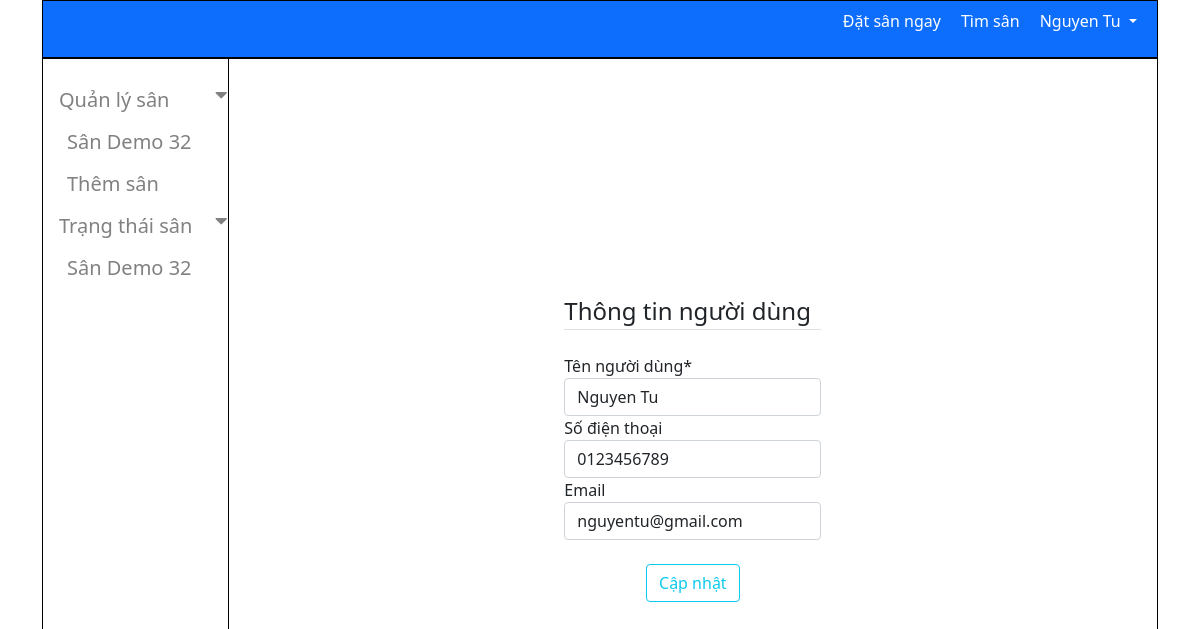
The app's page /trang-ca-nhan/1 (signed in), older data.
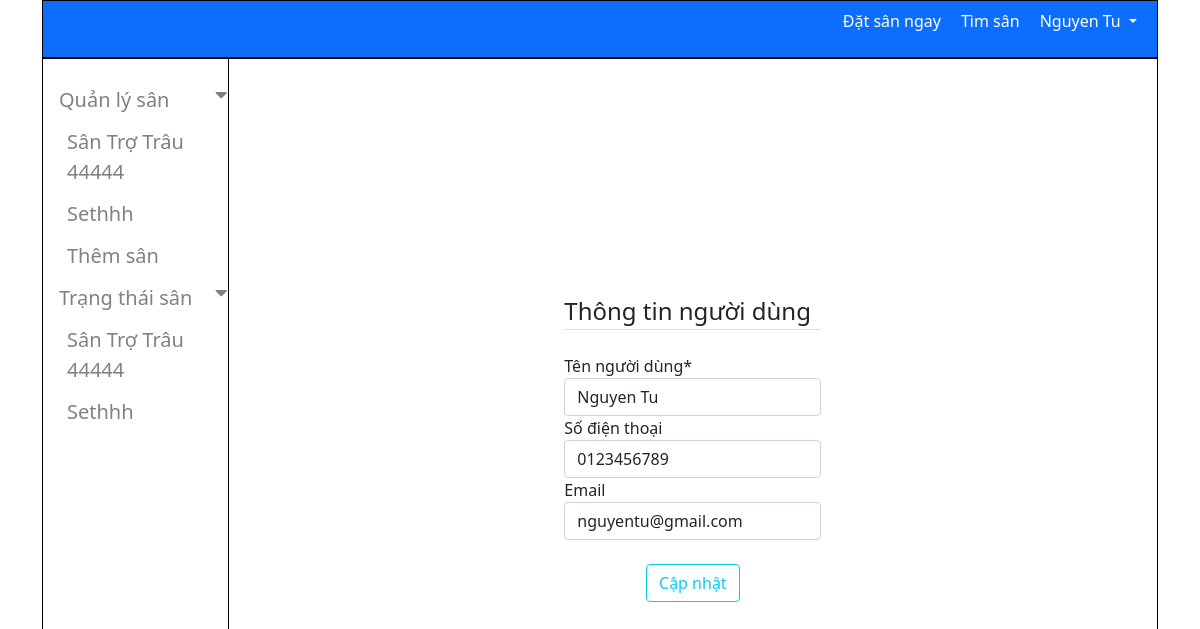
The same page, newer data.
### book_stadium/models.py (models this page shows, shortened)
class Stadium(models.Model):
    name = models.CharField(max_length=100)
    address = models.CharField(max_length=100, blank=True)
    owner = models.ForeignKey(User, null=True, on_delete=models.SET_NULL)
    field_count = models.PositiveSmallIntegerField()
    image = models.ImageField(upload_to="book_stadium", default=None, null=True, blank=True)
    time_frames = models.ManyToManyField(
        'TimeFrame', through='StadiumTimeFrame')

### book_stadium/views.py (the view, shortened to what this page needs)
# urls.py: path('trang-ca-nhan/<int:id>', views.UserProfile.as_view(), name='user_profile'),
class UserProfile(View):
    form_class = UserProfileForm
    def get(self, request, id):
        user = User.objects.get(id=id)
        fields_by_owner = Stadium.objects.filter(owner=request.user)
        form = self.form_class(instance=user)
        context = {
            'form': form,
            'fields':fields_by_owner,
        }
        return render(request, 'book_stadium/userProfile.html', context)

### book_stadium/forms.py
class UserProfileForm(forms.ModelForm):
    class Meta:
        model = User
        fields = ['username', 'phone_number', 'email']
        labels = {
            'username': 'Tên người dùng',
            'phone_number': 'Số điện thoại',
            'email': 'Email'
        }

### book_stadium/myBackend.py (called while the page is built)
    def get_user(self, user_id):
        try:
            return User.objects.get(pk=user_id)
        except User.DoesNotExist:
            return None

### book_stadium/templates/book_stadium/userProfile.html (shortened to what this page needs)
{% extends 'book_stadium/base.html' %}
{% load crispy_forms_tags %}
{% load static %}
{% block content %}
<link rel="stylesheet" href="{% static 'css/userProfile.css' %}">
<div class="content-section">
    <form method="POST" enctype="multipart/form-data">
        <legend class="border-bottom mb-4">Thông tin người dùng</legend>
        {{ form|crispy }}
        <div class="form-group mt-4 mb-4">
            <button class="btn btn-outline-info" type="submit">Cập nhật</button>
        </div>
    </form>
</div>
{% endblock %}

### book_stadium/templates/book_stadium/base.html (shortened to what this page needs)
{% load static %}
{% load crispy_forms_tags %}
<!DOCTYPE html>
<html lang="en">
<head>
  <link href="https://cdnjs.cloudflare.com/ajax/libs/font-awesome/5.15.1/css/all.min.css" rel="stylesheet" />
  <link href="https://cdn.jsdelivr.net/npm/bootstrap@5.0.0-beta2/dist/css/bootstrap.min.css" rel="stylesheet"
>
  <link rel="stylesheet" href="https://stackpath.bootstrapcdn.com/font-awesome/4.7.0/css/font-awesome.min.css">
  <link rel="stylesheet" href="{% static 'css/base.css' %}">
</head>
<body>
  <div class="container">
    <header>
      <nav class="navbar">
        <ul>
          <li><a href="#">Đặt sân ngay</a></li>
          <li><a href="#">Tìm sân</a></li>
          {% if user.is_authenticated %}
          <li>
            <a class="dropdown-toggle" data-toggle="dropdown" aria-haspopup="true" aria-expanded="false">
              {{user.username}}
            </a>
          </li>
          {% else %}
          <li><button type="button" class="btn btn-primary" onclick="turnOnModalLogin()">Đăng nhập</button></li>
          {% endif %}
        </ul>
      </nav>
    </header>
    <section>
      {% if user.role == "owner" %}
      <div class="col-2 sidebar">
        <div class="sidenav">
          <button class="dropdown-btn slideIn">
            Quản lý sân
            <i class="fa fa-caret-down"></i>
          </button>
          <div class="dropdown-container" style="display: block;">
            {% for field in fields %}
            <a class="field-name" href="{% url 'stadium_detail' field.id %}">{{field.name}}</a>
            {% endfor %}
            <a class="field-name" href="{% url 'create_stadium' %}">Thêm sân</a>
          </div>
          <button class="dropdown-btn slideIn">
            Trạng thái sân
            <i class="fa fa-caret-down"></i>
          </button>
          <div class="dropdown-container" style="display: block;">
            {% for field in fields %}
            <a class="field-name" href="#">{{field.name}}</a>
            {% endfor %}
          </div>
        </div>
      </div>
      {% endif %}
      <div class="col">
        {%block content%}
        {% endblock %}
      </div>
    </section>
  </div>
</body>
</html>

Row changes from the older to the newer data that the page shows:
removed Stadium: name "Sân Demo 32"
added Stadium: name "Sân Trợ Trâu 44444"
added Stadium: name "Sethhh"
